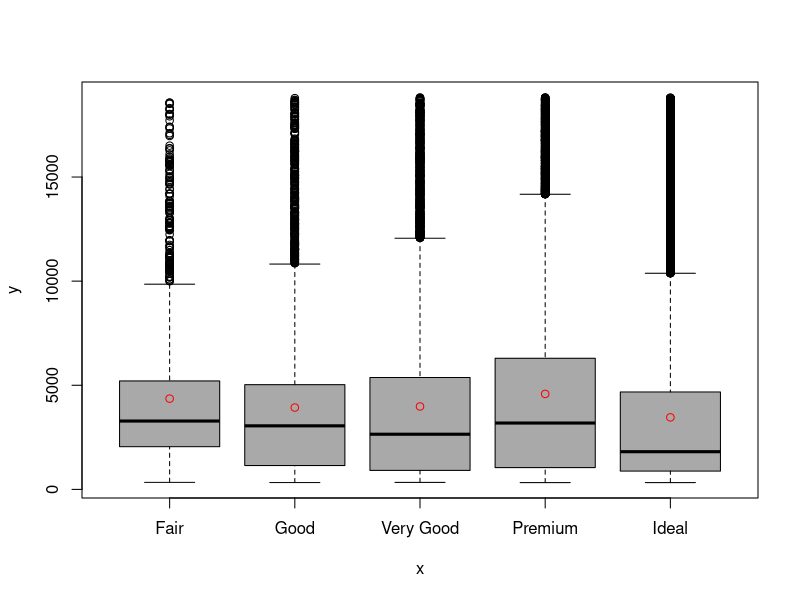

R code for this plot: (Note: this script raises an error after producing the figure.)
library(dplyr)
library(ggplot2)


#Look at data
names(diamonds)
str(diamonds)

#create vector for factors
cut_vec <- unique(diamonds$cut)
#create group length for for loop
n_groups <- length(cut_vec)
#open vec
sample_mean <- rep(NA, n_groups)
#run for loop
for(i in 1:n_groups){
  rows <- which(diamonds$cut == cut_vec[i])
  observations <- diamonds$price[rows]
  sample_mean[i] <- mean(observations, na.rm = T)
}

plot(diamonds$cut, diamonds$price, col = "darkgrey")
points(x=cut_vec, y = sample_mean, col = "red")

#Look and see if the mean is truly different for Ideal vs Fair
Premium <- as.data.frame(diamonds[diamonds$cut == "Premium",])
Fair <- as.data.frame(diamonds[diamonds$cut == "Fair",])





wilcox.test(Premium$price~Fair$price)

t.test(Premium$price,Fair$price, var.equal = T)

#conclusion p value is very small, so reject Null.  The prices are truly different



